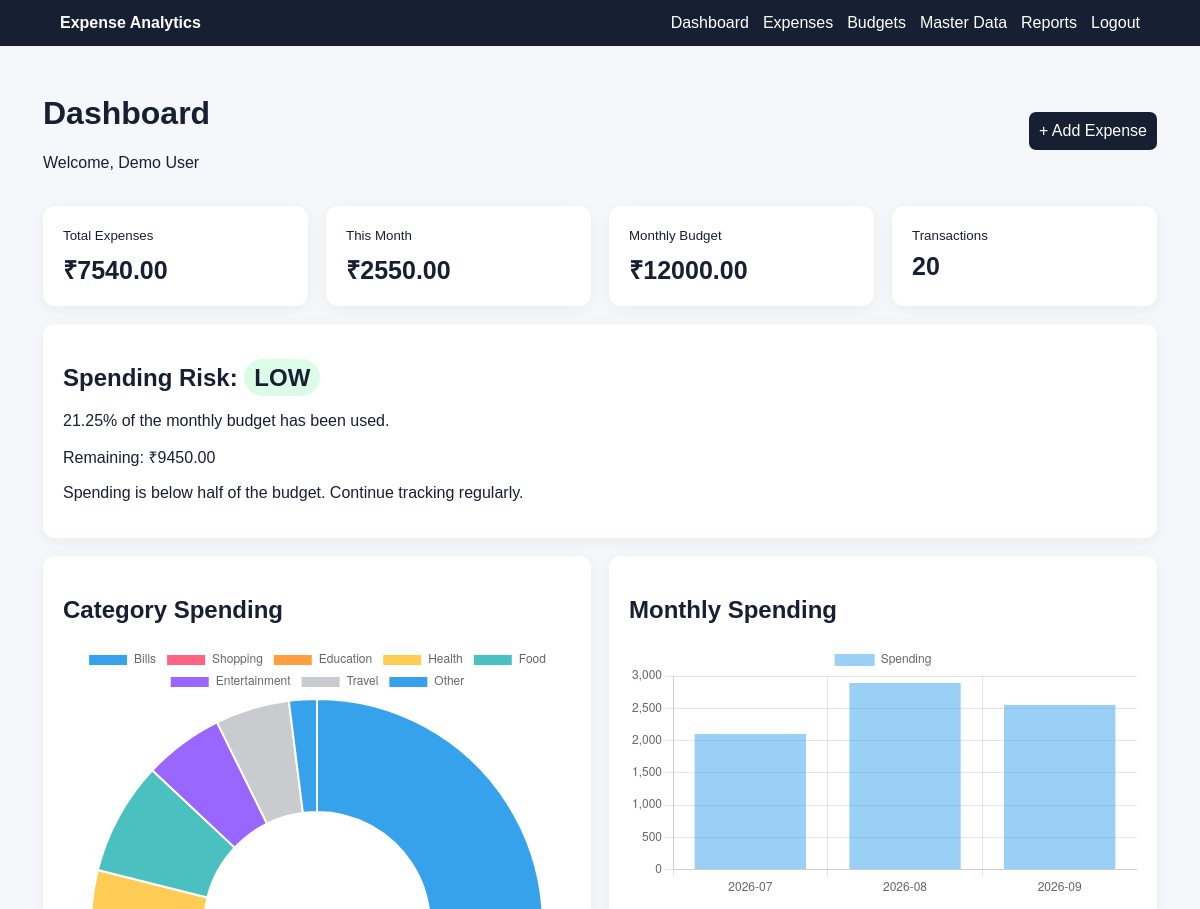
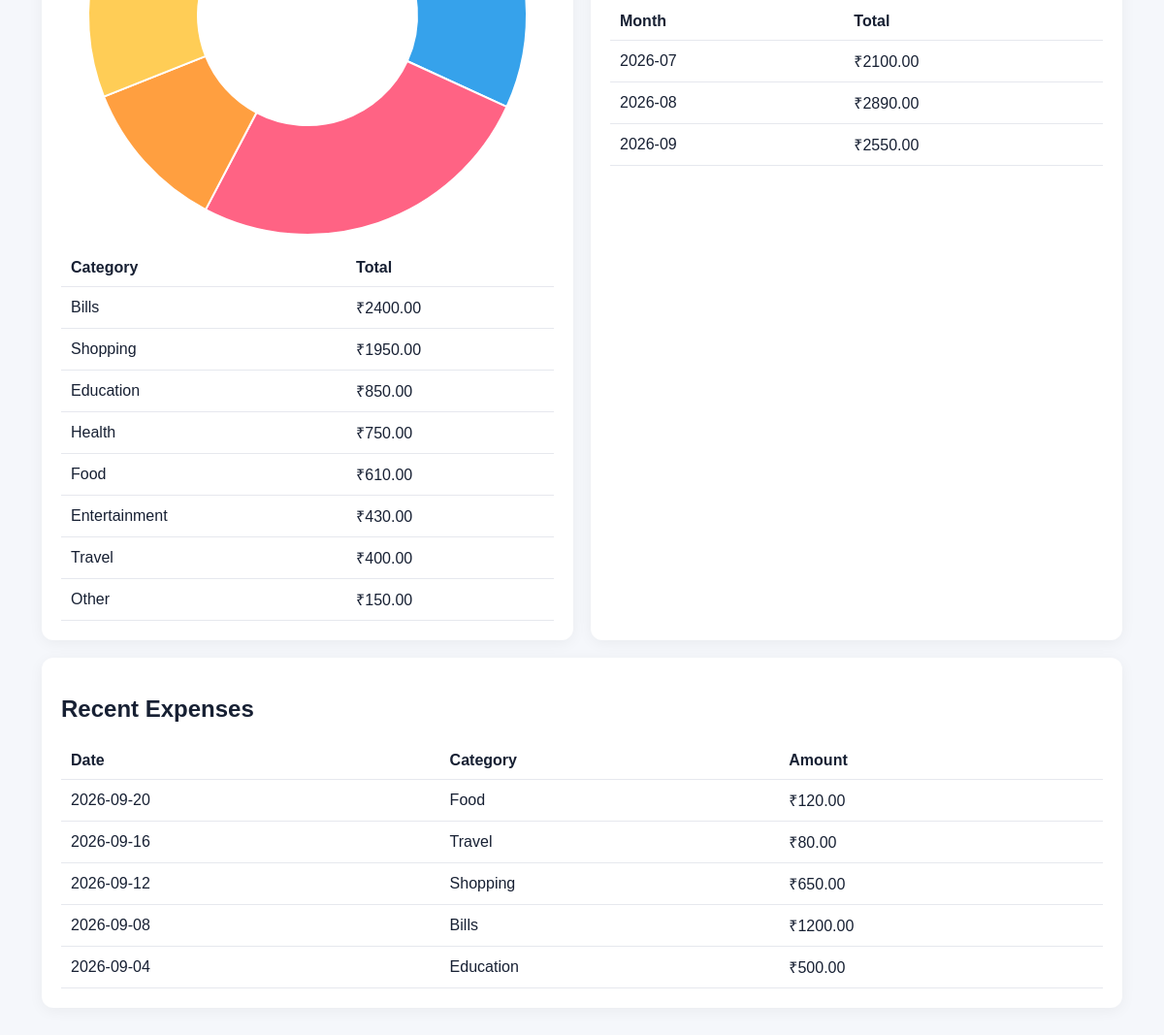
The app's page /dashboard (signed in) with its own data (2 pictures, top to bottom).
### tables this page shows
CREATE TABLE categories (
    category_id INTEGER PRIMARY KEY AUTOINCREMENT,
    category_name TEXT NOT NULL UNIQUE
);

CREATE TABLE expenses (
    expense_id INTEGER PRIMARY KEY AUTOINCREMENT,
    user_id INTEGER NOT NULL,
    category_id INTEGER NOT NULL,
    payment_mode_id INTEGER NOT NULL,
    amount REAL NOT NULL CHECK(amount > 0),
    description TEXT,
    expense_date TEXT NOT NULL,
    created_at TEXT NOT NULL DEFAULT CURRENT_TIMESTAMP,
    FOREIGN KEY(user_id) REFERENCES users(user_id) ON DELETE CASCADE,
    FOREIGN KEY(category_id) REFERENCES categories(category_id) ON DELETE RESTRICT,
    FOREIGN KEY(payment_mode_id) REFERENCES payment_modes(payment_mode_id) ON DELETE RESTRICT
);

### app.py (the view)
@app.route("/dashboard")
@login_required
def dashboard():
    uid=current_user_id(); month=date.today().strftime("%Y-%m")
    conn=get_connection()
    try:
        total=conn.execute("SELECT COALESCE(SUM(amount),0) FROM expenses WHERE user_id=?",(uid,)).fetchone()[0]
        month_total=conn.execute("SELECT COALESCE(SUM(amount),0) FROM expenses WHERE user_id=? AND substr(expense_date,1,7)=?",(uid,month)).fetchone()[0]
        budget=conn.execute("SELECT COALESCE(SUM(amount),0) FROM budgets WHERE user_id=? AND month_year=?",(uid,month)).fetchone()[0]
        count=conn.execute("SELECT COUNT(*) FROM expenses WHERE user_id=?",(uid,)).fetchone()[0]
        top=conn.execute("""SELECT c.category_name,SUM(e.amount) total FROM expenses e
            JOIN categories c ON c.category_id=e.category_id WHERE e.user_id=?
            GROUP BY c.category_id ORDER BY total DESC LIMIT 1""",(uid,)).fetchone()
        recent=conn.execute("""SELECT e.*,c.category_name,p.mode_name FROM expenses e
            JOIN categories c ON c.category_id=e.category_id JOIN payment_modes p ON p.payment_mode_id=e.payment_mode_id
            WHERE e.user_id=? ORDER BY e.expense_date DESC,e.expense_id DESC LIMIT 5""",(uid,)).fetchall()
        category=conn.execute("""SELECT c.category_name label,ROUND(SUM(e.amount),2) total
            FROM expenses e JOIN categories c ON c.category_id=e.category_id
            WHERE e.user_id=? GROUP BY c.category_id ORDER BY total DESC""",(uid,)).fetchall()
        monthly=conn.execute("""SELECT substr(expense_date,1,7) label,ROUND(SUM(amount),2) total
            FROM expenses WHERE user_id=? GROUP BY substr(expense_date,1,7) ORDER BY label""",(uid,)).fetchall()
    finally: conn.close()
    risk=spending_risk(month_total,budget)
    return render_template("dashboard.html",total=total,month_total=month_total,budget=budget,count=count,
                           top=top,risk=risk,recent=recent,category=category,monthly=monthly,month=month)

### app.py (called while the page is built)
def login_required(f):
    @wraps(f)
    def wrapper(*args, **kwargs):
        if "user_id" not in session:
            flash("Please login first.", "warning")
            return redirect(url_for("login"))
        return f(*args, **kwargs)
    return wrapper

def current_user_id():
    return session["user_id"]

@app.context_processor
def inject_user():
    return {"logged_in":"user_id" in session,"user_name":session.get("user_name")}

### database.py (called while the page is built)
def get_connection():
    conn = sqlite3.connect(DB_PATH)
    conn.row_factory = sqlite3.Row
    conn.execute("PRAGMA foreign_keys = ON")
    return conn

### templates/dashboard.html
{% extends 'base.html' %}{% block title %}Dashboard{% endblock %}{% block head %}<script src="https://cdn.jsdelivr.net/npm/chart.js"></script>{% endblock %}{% block content %}
<div class="pagehead"><div><h1>Dashboard</h1><p>Welcome, {{ user_name }}</p></div><a class="button" href="{{ url_for('add_expense') }}">+ Add Expense</a></div>
<div class="grid stats"><div class="card"><small>Total Expenses</small><b>₹{{ '%.2f'|format(total) }}</b></div><div class="card"><small>This Month</small><b>₹{{ '%.2f'|format(month_total) }}</b></div><div class="card"><small>Monthly Budget</small><b>₹{{ '%.2f'|format(budget) }}</b></div><div class="card"><small>Transactions</small><b>{{ count }}</b></div></div>
<div class="card"><h2>Spending Risk: <span class="risk {{ risk.risk|lower }}">{{ risk.risk }}</span></h2><p>{{ risk.explanation }}</p><p>Remaining: ₹{{ '%.2f'|format(risk.remaining) }}</p><p>{{ risk.suggestion }}</p></div>
<div class="grid two"><div class="card"><h2>Category Spending</h2><canvas id="catChart"></canvas><table><tr><th>Category</th><th>Total</th></tr>{% for r in category %}<tr><td>{{r.label}}</td><td>₹{{'%.2f'|format(r.total)}}</td></tr>{% endfor %}</table></div>
<div class="card"><h2>Monthly Spending</h2><canvas id="monthChart"></canvas><table><tr><th>Month</th><th>Total</th></tr>{% for r in monthly %}<tr><td>{{r.label}}</td><td>₹{{'%.2f'|format(r.total)}}</td></tr>{% endfor %}</table></div></div>
<div class="card"><h2>Recent Expenses</h2><table><tr><th>Date</th><th>Category</th><th>Amount</th></tr>{% for r in recent %}<tr><td>{{r.expense_date}}</td><td>{{r.category_name}}</td><td>₹{{'%.2f'|format(r.amount)}}</td></tr>{% endfor %}</table></div>
<script>window.chartData={cat:{labels:{{category|map(attribute='label')|list|tojson}},data:{{category|map(attribute='total')|list|tojson}}},month:{labels:{{monthly|map(attribute='label')|list|tojson}},data:{{monthly|map(attribute='total')|list|tojson}}}};</script>
{% endblock %}

### templates/base.html (shortened to what this page needs)
<!doctype html>
<html lang="en"><head><meta charset="utf-8"><meta name="viewport" content="width=device-width,initial-scale=1">
<link rel="stylesheet" href="{{ url_for('static',filename='css/style.css') }}">
{% block head %}{% endblock %}</head><body>
<nav><a class="brand" href="{{ url_for('dashboard') }}">Expense Analytics</a>
{% if logged_in %}<div class="navlinks"><a href="{{ url_for('dashboard') }}">Dashboard</a><a href="{{ url_for('expenses') }}">Expenses</a><a href="{{ url_for('budgets') }}">Budgets</a><a href="{{ url_for('master_data') }}">Master Data</a><a href="{{ url_for('reports') }}">Reports</a><a href="{{ url_for('logout') }}">Logout</a></div>{% endif %}</nav>
<main>{% with messages=get_flashed_messages(with_categories=true) %}{% for category,message in messages %}<div class="flash {{ category }}">{{ message }}</div>{% endfor %}{% endwith %}
{% block content %}{% endblock %}</main><script src="{{ url_for('static',filename='js/script.js') }}"></script></body></html>

### static/css/style.css (style rules this page uses)
* { box-sizing:border-box }
body { margin:0;font-family:Arial,sans-serif;background:#f5f7fb;color:#172033 }
nav { background:#172033;color:white;padding:14px 5%;display:flex;justify-content:space-between;align-items:center;gap:20px;flex-wrap:wrap }
.brand { font-weight:700;color:white;text-decoration:none }
.navlinks { display:flex;gap:14px;flex-wrap:wrap }
.navlinks a { color:white;text-decoration:none }
main { max-width:1150px;margin:28px auto;padding:0 18px }
.pagehead { display:flex;justify-content:space-between;align-items:center;gap:15px;margin-bottom:18px }
.grid { display:grid;gap:18px }
.grid.two { grid-template-columns:repeat(2,minmax(0,1fr)) }
.stats { grid-template-columns:repeat(4,minmax(0,1fr)) }
.card { background:white;padding:20px;border-radius:12px;box-shadow:0 3px 15px #0000000d;margin-bottom:18px }
.card b { display:block;font-size:25px;margin-top:8px }
input,select,button,.button { font:inherit;padding:10px;border-radius:7px;border:1px solid #ccd2dd }
button,.button { background:#172033;color:white;border:none;text-decoration:none;cursor:pointer;display:inline-block }
table { width:100%;border-collapse:collapse;margin-top:14px }
th,td { text-align:left;padding:10px;border-bottom:1px solid #e6e8ee }
.risk { padding:5px 10px;border-radius:20px }
.risk.low { background:#dcfce7 }

### records on screen
categories: label "Bills", total "2400.00"
categories: label "Shopping", total "1950.00"
categories: label "Education", total "850.00"
categories: label "Health", total "750.00"
categories: label "Food", total "610.00"
categories: label "Entertainment", total "430.00"
categories: label "Travel", total "400.00"
categories: label "Other", total "150.00"
expenses: expense_date "2026-09-20", category_name "Food", amount "120.00"
expenses: expense_date "2026-09-16", category_name "Travel", amount "80.00"
expenses: expense_date "2026-09-12", category_name "Shopping", amount "650.00"
expenses: expense_date "2026-09-08", category_name "Bills", amount "1200.00"
expenses: expense_date "2026-09-04", category_name "Education", amount "500.00"

### other values on screen
{{ user_name }} "Demo User"
{{ '%.2f'|format(total) }} "7540.00"
{{ '%.2f'|format(month_total) }} "2550.00"
{{ '%.2f'|format(budget) }} "12000.00"
{{ count }} "20"
{{ risk.risk }} "LOW"
{{ risk.explanation }} "21.25% of the monthly budget has been used."
{{ '%.2f'|format(risk.remaining) }} "9450.00"
{{ risk.suggestion }} "Spending is below half of the budget. Continue tracking regularly."
{{ r.label }} "2026-07" "2026-08" "2026-09"
{{ '%.2f'|format(r.total) }} "2100.00" "2890.00" "2550.00"
chart data {{ category|map(attribute='label')|list|tojson }} ["Bills", "Shopping", "Education", "Health", "Food", "Entertainment", "Travel", "Other"]
chart data {{ category|map(attribute='total')|list|tojson }} [2400.0, 1950.0, 850.0, 750.0, 610.0, 430.0, 400.0, 150.0]
chart data {{ monthly|map(attribute='label')|list|tojson }} ["2026-07", "2026-08", "2026-09"]
chart data {{ monthly|map(attribute='total')|list|tojson }} [2100.0, 2890.0, 2550.0]
